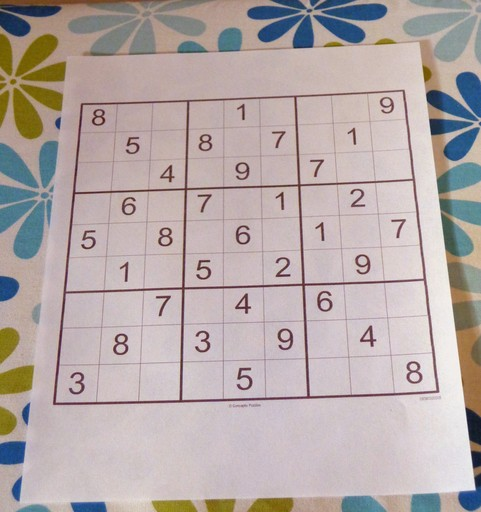
#> input picture Open CV Basics/23. Hough Line Transform/sd.jpeg, 481 x 512 px
$ jupyter execute 'Hough Transform .ipynb'
#> lines starting #> are read from the running program, lines starting #| are printed output that depends on the picture; after the words box and inside, x2 and y2 are one past the last pixel; in counts of white or black regions, pixels touching at a corner belong together
[Hough Line Transform | official doc](https://docs.opencv.org/4.x/d6/d10/tutorial_py_houghlines.html)

### Hough Transform

[cell 1]
import cv2
import numpy as np

img = cv2.imread('sd.jpeg')
#> img is the input picture: shape (512, 481, 3); mean B, G, R 168.2, 169.5, 181.2
gray = cv2.cvtColor(img, cv2.COLOR_BGR2GRAY)
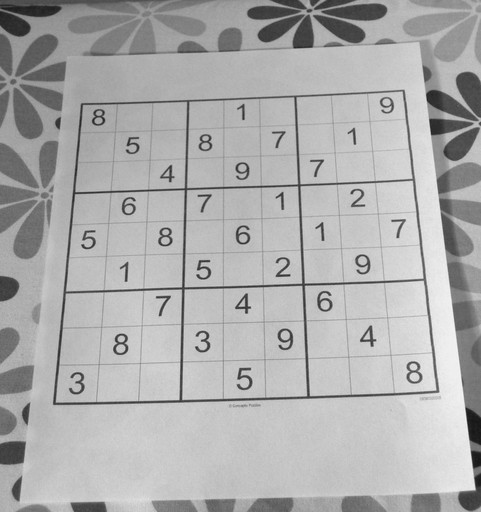
#> gray: shape (512, 481); min 22, max 247, mean 172.9
edges = cv2.Canny(gray, 50, 150, apertureSize=3)
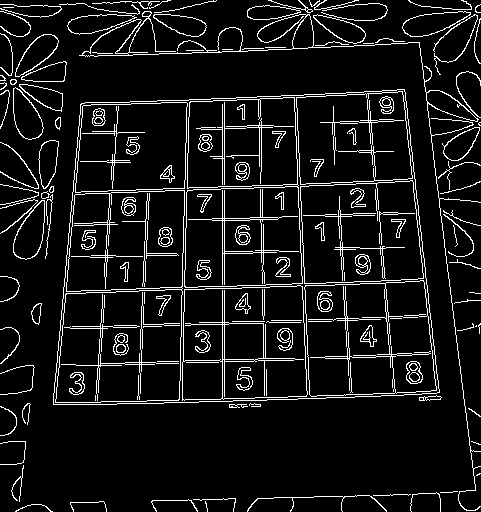
#> edges: shape (512, 481); 8.5% white in thin lines or dots
cv2.imshow('edges', edges)
lines = cv2.HoughLines(edges, 1, np.pi / 180, 200)
#> lines = 18 rows, first 8: [-411, 3.02], [224, 0], [222, 0], [194, 1.54], [196, 1.54], [406, 1.54], [-359, 3.05], [293, 1.54]

for line in lines:
    rho,theta = line[0]
    a = np.cos(theta)
    b = np.sin(theta)
    x0 = a * rho
    y0 = b * rho
    # x1 stores the rounded off value of (r * cos(theta) - 1000 * sin(theta))
    x1 = int(x0 + 1000 * (-b))
    # y1 stores the rounded off value of (r * sin(theta)+ 1000 * cos(theta))
    y1 = int(y0 + 1000 * (a))
    # x2 stores the rounded off value of (r * cos(theta)+ 1000 * sin(theta))
    x2 = int(x0 - 1000 * (-b))
    # y2 stores the rounded off value of (r * sin(theta)- 1000 * cos(theta))
    y2 = int(y0 - 1000 * (a))
    cv2.line(img, (x1, y1), (x2, y2), (0, 0, 255), 2)
#> this loop made 18 passes
#> (rho, theta, a, b, x0, y0, x1, y1) on passes 1 to 12: (-411, 3.02, -0.993, 0.122, 407.9, -50.09, 286, -1042), (224, 0, 1, 0, 224, 0, 224, 1000), (222, 0, 1, 0, 222, 0, 222, 1000), (194, 1.54, 0.0349, 0.999, 6.77, 193.9, -992, 228), (196, 1.54, 0.0349, 0.999, 6.84, 195.9, -992, 230), (406, 1.54, 0.0349, 0.999, 14.17, 405.8, -985, 440), (-359, 3.05, -0.996, 0.0872, 357.6, -31.29, 270, -1027), (293, 1.54, 0.0349, 0.999, 10.23, 292.8, -989, 327), (125, 0.0698, 0.998, 0.0698, 124.7, 8.72, 54, 1006), (367, 1.54, 0.0349, 0.999, 12.81, 366.8, -986, 401), (369, 1.54, 0.0349, 0.999, 12.88, 368.8, -986, 403), (226, 1.54, 0.0349, 0.999, 7.89, 225.9, -991, 260)
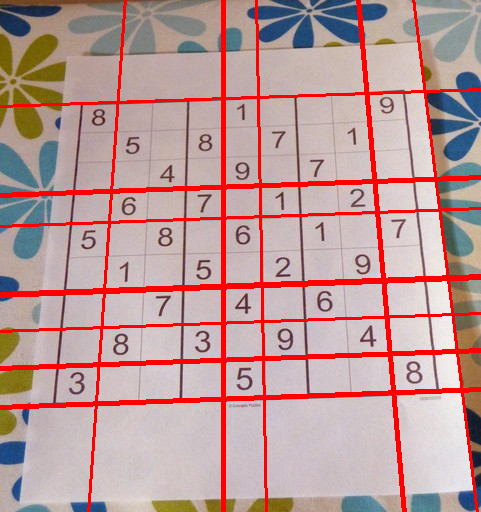
#> img: shape (512, 481, 3); 9.59% of pixels changed, all inside (x1, y1, x2, y2) = (0, 0, 481, 512)


cv2.imshow('image', img)
k = cv2.waitKey(0)
#> (key Esc is pressed here)
cv2.destroyAllWindows()

### Probabilistic Hough Transform

[cell 2]
import cv2 as cv
import numpy as np
img = cv.imread(cv.samples.findFile('sd2.jpeg'))
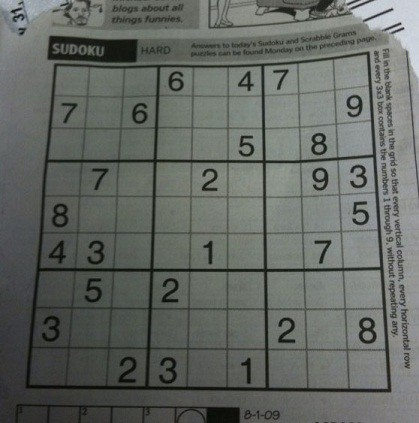
#> input picture Open CV Basics/23. Hough Line Transform/sd2.jpeg, 419 x 423 px
#> img is the input picture: shape (423, 419, 3); mean B, G, R 98.9, 103.6, 99.4
gray = cv.cvtColor(img,cv.COLOR_BGR2GRAY)
#> gray: shape (423, 419)
edges = cv.Canny(gray,50,150,apertureSize = 3)
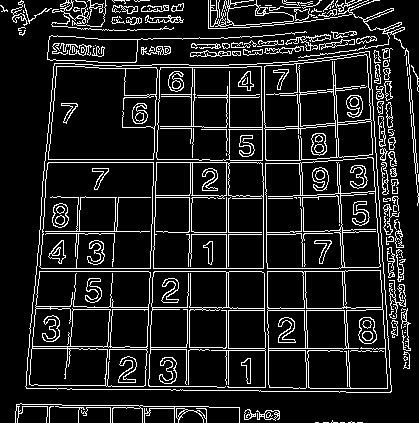
#> edges: shape (423, 419); 12.2% white in thin lines or dots
lines = cv.HoughLinesP(edges,1,np.pi/180,100,minLineLength=100,maxLineGap=10)
#> lines = 62 rows, first 6: [36, 268, 340, 268], [36, 271, 347, 271], [226, 390, 226, 94], [152, 210, 155, 100], [151, 324, 156, 195], [228, 390, 228, 154]
for line in lines:
    x1,y1,x2,y2 = line[0]
    cv.line(img,(x1,y1),(x2,y2),(0,255,0),2)
#> this loop made 62 passes
#> (x1, y1, x2, y2) on passes 1 to 12: (36, 268, 340, 268), (36, 271, 347, 271), (226, 390, 226, 94), (152, 210, 155, 100), (151, 324, 156, 195), (228, 390, 228, 154), (298, 115, 302, 257), (47, 169, 60, 23), (26, 387, 42, 194), (44, 162, 260, 162), (193, 144, 195, 38), (264, 81, 268, 310)
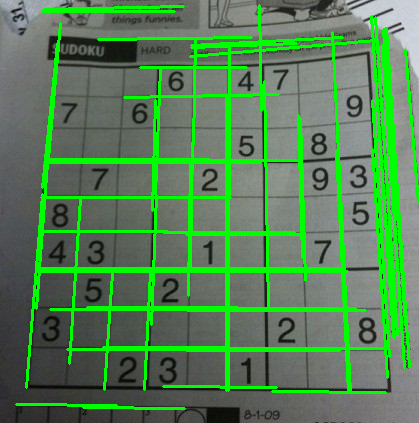
#> img: shape (423, 419, 3); 15.87% of pixels changed, all inside (x1, y1, x2, y2) = (15, 4, 419, 410)
# cv.imwrite('houghlines5.jpg',img)
cv2.imshow('image', img)
k = cv2.waitKey(0)
#> (key Esc is pressed here)
cv2.destroyAllWindows()
